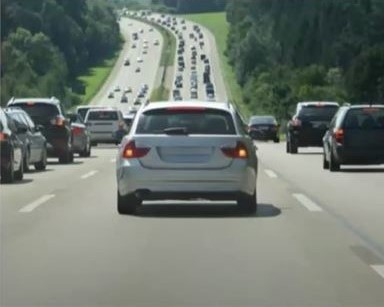
#> input picture car_img.jpg, 384 x 307 px, found by its file name
$ python image.py
#> lines starting #> are read from the running program, lines starting #| are printed output that depends on the picture; after the words box and inside, x2 and y2 are one past the last pixel; in counts of white or black regions, pixels touching at a corner belong together
import cv2

img = cv2.imread(r"D:\AI car and pedestrian detection\Mini Project Lab\Mini Project Lab\car_img.jpg")
#> img is the input picture: shape (307, 384, 3); mean B, G, R 113.8, 121.3, 113.1

#Our pre-trained car and pedestrian classifier
car_tracker_file = 'car_detection.xml'
#pedestrian_tracker_file = 'haar_cascade.xml'

#create car and pedestrian classifier
car_tracker = cv2.CascadeClassifier(car_tracker_file)
#pedestrian_tracker = cv2.CascadeClassifier(pedestrian_tracker_file)

#conversion of black and white
black_n_white = cv2.cvtColor(img, cv2.COLOR_BGR2GRAY)
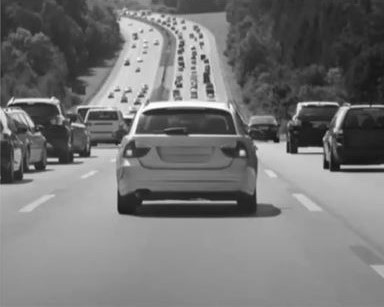
#> black_n_white: shape (307, 384); min 17, max 254, mean 118

# create car classifier
#car_tracker = cv2.CascadeClassifier(classifier_file)

 #detection of cars
cars = car_tracker.detectMultiScale(black_n_white)
#> cars = [[289, 52, 50, 50], [275, 89, 64, 64], [78, 73, 202, 202]]
print(cars)
#| [[289  52  50  50]
#|  [275  89  64  64]
#|  [ 78  73 202 202]]

# #Draw Rectangles around the cars
car2 = cars[1]
#> car2 = [275, 89, 64, 64]
(x, y, w, h) = car2
#> x = 275; y = 89; w = 64; h = 64
for(x, y, w, h) in cars:
    cv2.rectangle(img, (x, y), (x+w, y+h), (0, 0, 255), 1)
#> this loop made 3 passes
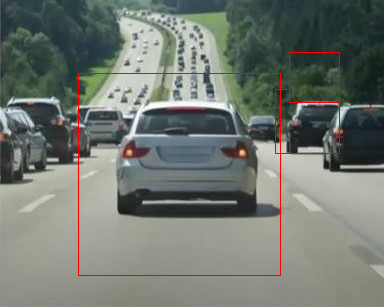
#> img: shape (307, 384, 3); 1.06% of pixels changed, all inside (x1, y1, x2, y2) = (78, 52, 340, 276)


car2=cars[1]
# # car3=cars[2]
# # car4=cars[3]
(a,b,c,d) = car2
#> a = 275; b = 89; c = 64; d = 64
 ##(p,q,r,s)=car3
 ##(e,f,g,m)=car4


cv2.rectangle(img, (a, b), (a+c, b+d), (0, 0, 255), 1)
# # cv2.rectangle(img, (p, q), (p+r, q+s), (0, 0, 255), 1)
# # cv2.rectangle(img, (e, f), (e+g, f+m), (0, 0, 255), 1)

print(car2)
#| [275  89  64  64]


# #display thhe image with the faces spotted
cv2.imshow('Car Detector Image', img)

# #dont autoclose image
cv2.waitKey()
